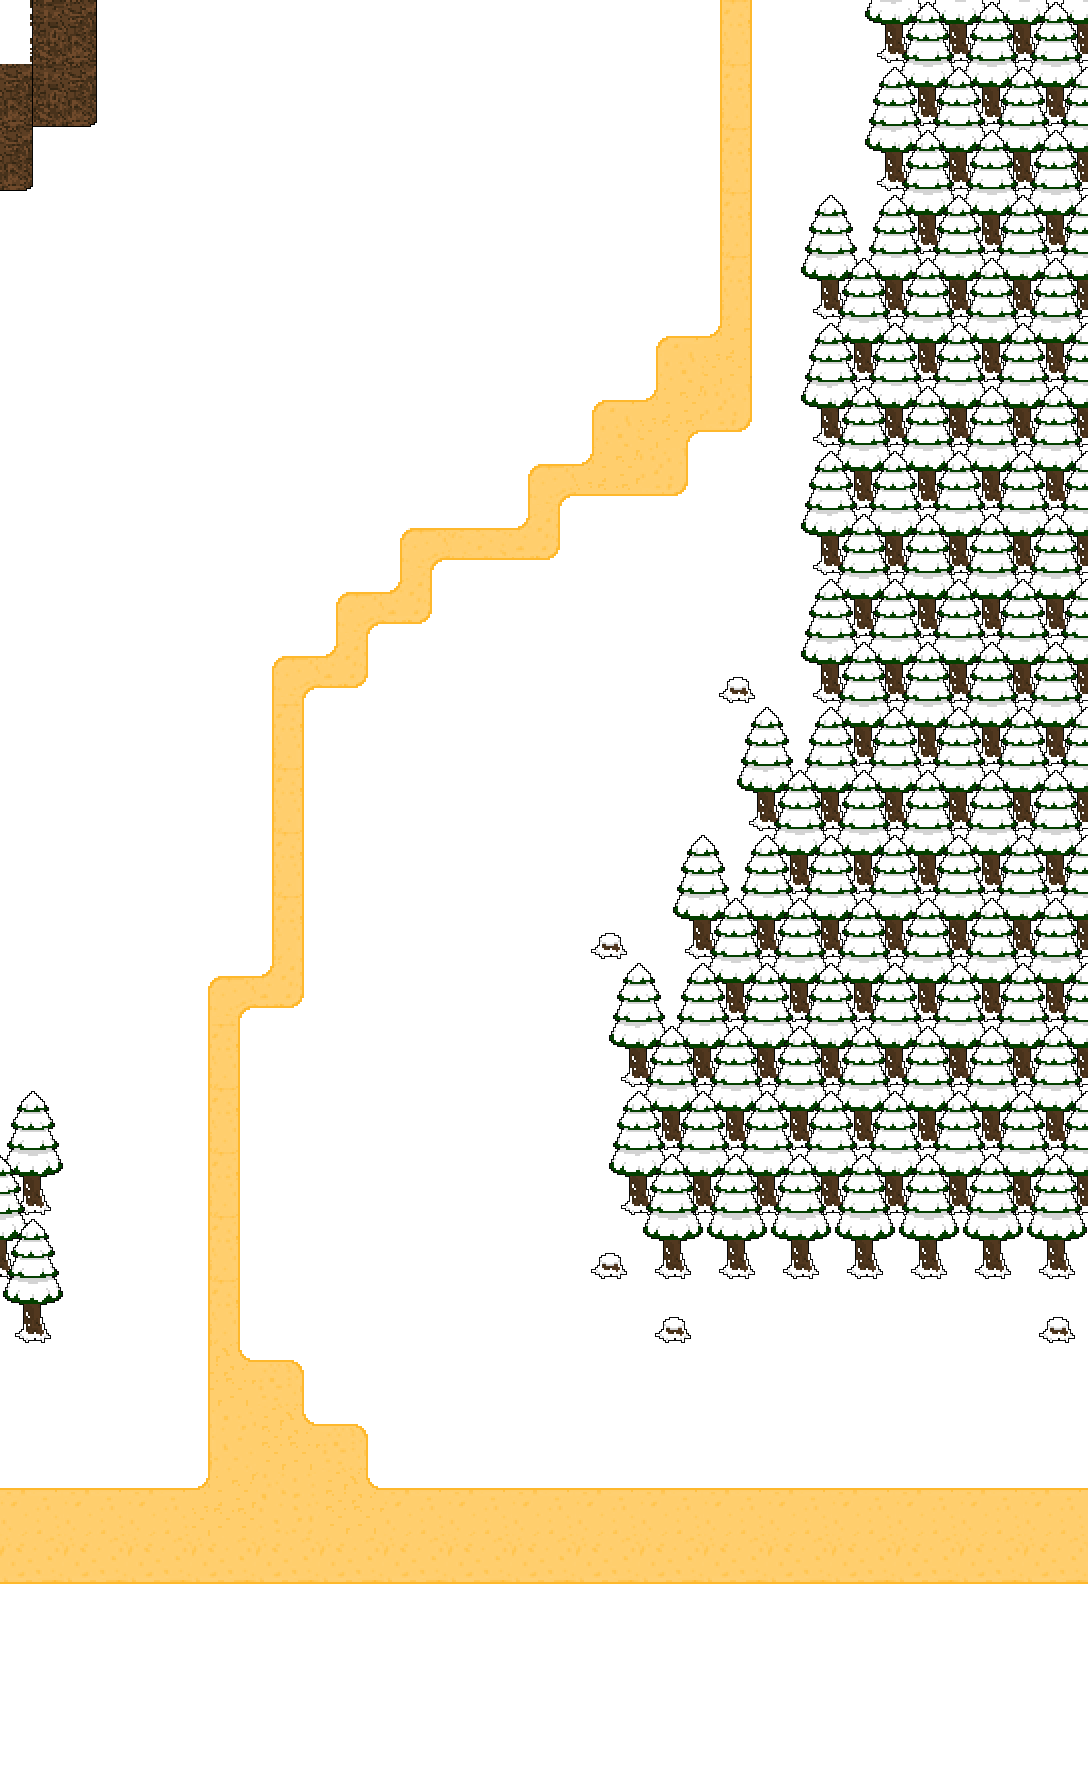

Below is a game level as drawn by its tile map, then a one-line description and the .tmx file that defines it, in full:
An orthogonal 17x28 tile map with 64x64 px tiles, 4 tile layers (Tile Layer 1, Tile Layer 2, Tile Layer 3, Tile Layer 4), 4 tilesets.

<map version="1.0" tiledversion="1.0.1" orientation="orthogonal" renderorder="left-down" width="17" height="28" tilewidth="64" tileheight="64" nextobjectid="1">
 <tileset firstgid="1" source="../Tiled_Tileset/base2.tsx" />
 <tileset firstgid="17" source="../Tiled_Tileset/tree_full.tsx" />
 <tileset firstgid="81" source="../Tiled_Tileset/cliff_full.tsx" />
 <tileset firstgid="105" source="../Tiled_Tileset/base1.tsx" />
 <layer name="Tile Layer 1" width="17" height="28">
  <data encoding="csv">
1,1,1,1,1,1,1,1,1,1,1,108,1,1,1,1,1,
1,1,1,1,1,1,1,1,1,1,1,108,1,1,1,1,1,
1,1,1,1,1,1,1,1,1,1,1,108,1,1,1,1,1,
1,1,1,1,1,1,1,1,1,1,1,108,1,1,1,1,1,
1,1,1,1,1,1,1,1,1,1,1,108,1,1,1,1,1,
1,1,1,1,1,1,1,1,1,1,105,14,1,1,1,1,1,
1,1,1,1,1,1,1,1,1,105,6,115,1,1,1,1,1,
1,1,1,1,1,1,1,1,112,16,115,1,1,1,1,1,1,
1,1,1,1,1,1,112,116,118,1,1,1,1,1,1,1,1,
1,1,1,1,1,112,118,1,1,1,1,1,1,1,1,1,1,
1,1,1,1,112,118,1,1,1,1,1,1,1,1,1,1,1,
1,1,1,1,108,1,1,1,1,1,1,1,1,1,1,1,1,
1,1,1,1,108,1,1,1,1,1,1,1,1,1,1,1,1,
1,1,1,1,108,1,1,1,1,1,1,1,1,1,1,1,1,
1,1,1,1,108,1,1,1,1,1,1,1,1,1,1,1,1,
1,1,1,112,118,1,1,1,1,1,1,1,1,1,1,1,1,
1,1,1,108,1,1,1,1,1,1,1,1,1,1,1,1,1,
1,1,1,108,1,1,1,1,1,1,1,1,1,1,1,1,1,
1,1,1,108,1,1,1,1,1,1,1,1,1,1,1,1,1,
1,1,1,108,1,1,1,1,1,1,1,1,1,1,1,1,1,
1,1,1,108,1,1,1,1,1,1,1,1,1,1,1,1,1,
1,1,1,13,107,1,1,1,1,1,1,1,1,1,1,1,1,
1,1,1,109,7,107,1,1,1,1,1,1,1,1,1,1,1,
106,106,106,8,110,7,106,106,106,106,106,106,106,106,106,106,106,
114,114,114,114,114,114,114,114,114,114,114,114,114,114,114,114,114,
1,1,1,1,1,1,1,1,1,1,1,1,1,1,1,1,1,
1,1,1,1,1,1,1,1,1,1,1,1,1,1,1,1,1,
1,1,1,1,1,1,1,1,1,1,1,1,1,1,1,1,1
</data>
 </layer>
 <layer name="Tile Layer 2" width="17" height="28">
  <data encoding="csv">
0,0,0,0,0,0,0,0,0,0,0,0,0,24,22,22,22,
0,0,0,0,0,0,0,0,0,0,0,0,0,23,30,30,30,
0,0,0,0,0,0,0,0,0,0,0,0,0,24,22,22,22,
0,0,0,0,0,0,0,0,0,0,0,0,23,23,30,30,30,
0,0,0,0,0,0,0,0,0,0,0,0,24,22,22,22,22,
0,0,0,0,0,0,0,0,0,0,0,0,23,30,30,30,30,
0,0,0,0,0,0,0,0,0,0,0,0,24,22,22,22,22,
0,0,0,0,0,0,0,0,0,0,0,0,23,30,30,30,30,
0,0,0,0,0,0,0,0,0,0,0,0,24,22,22,22,22,
0,0,0,0,0,0,0,0,0,0,0,0,23,30,30,30,30,
0,0,0,0,0,0,0,0,0,0,0,33,24,22,22,22,22,
0,0,0,0,0,0,0,0,0,0,0,23,23,30,30,30,30,
0,0,0,0,0,0,0,0,0,0,0,24,22,22,22,22,22,
0,0,0,0,0,0,0,0,0,0,23,23,30,30,30,30,30,
0,0,0,0,0,0,0,0,0,33,24,22,22,22,22,22,22,
0,0,0,0,0,0,0,0,0,23,23,30,30,30,30,30,30,
0,0,0,0,0,0,0,0,0,24,22,22,22,22,22,22,22,
21,0,0,0,0,0,0,0,0,23,30,30,30,30,30,30,30,
29,0,0,0,0,0,0,0,0,24,22,22,22,22,22,22,22,
0,0,0,0,0,0,0,0,0,33,29,29,29,29,29,29,29,
0,0,0,0,0,0,0,0,0,0,33,0,0,0,0,0,33,
0,0,0,0,0,0,0,0,0,0,0,0,0,0,0,0,0,
0,0,0,0,0,0,0,0,0,0,0,0,0,0,0,0,0,
0,0,0,0,0,0,0,0,0,0,0,0,0,0,0,0,0,
0,0,0,0,0,0,0,0,0,0,0,0,0,0,0,0,0,
0,0,0,0,0,0,0,0,0,0,0,0,0,0,0,0,0,
0,0,0,0,0,0,0,0,0,0,0,0,0,0,0,0,0,
0,0,0,0,0,0,0,0,0,0,0,0,0,0,0,0,0
</data>
 </layer>
 <layer name="Tile Layer 3" width="17" height="28">
  <data encoding="csv">
88,87,0,0,0,0,0,0,0,0,0,0,0,0,0,0,0,
103,95,0,0,0,0,0,0,0,0,0,0,0,0,0,0,0,
0,0,0,0,0,0,0,0,0,0,0,0,0,0,0,0,0,
0,0,0,0,0,0,0,0,0,0,0,0,0,31,0,0,0,
0,0,0,0,0,0,0,0,0,0,0,0,0,0,0,0,0,
0,0,0,0,0,0,0,0,0,0,0,0,0,0,0,0,0,
0,0,0,0,0,0,0,0,0,0,0,0,0,0,0,0,0,
0,0,0,0,0,0,0,0,0,0,0,0,0,0,0,0,0,
0,0,0,0,0,0,0,0,0,0,0,0,0,0,0,0,0,
0,0,0,0,0,0,0,0,0,0,0,0,0,0,0,0,0,
0,0,0,0,0,0,0,0,0,0,0,0,0,0,0,0,0,
0,0,0,0,0,0,0,0,0,0,0,0,31,0,0,0,0,
0,0,0,0,0,0,0,0,0,0,0,0,0,0,0,0,0,
0,0,0,0,0,0,0,0,0,0,0,31,0,0,0,0,0,
0,0,0,0,0,0,0,0,0,0,0,0,0,0,0,0,0,
0,0,0,0,0,0,0,0,0,0,31,0,0,0,0,0,0,
0,0,0,0,0,0,0,0,0,0,0,0,0,0,0,0,0,
0,0,0,0,0,0,0,0,0,0,0,0,0,0,0,0,0,
31,0,0,0,0,0,0,0,0,0,0,0,0,0,0,0,0,
32,0,0,0,0,0,0,0,0,0,0,0,0,0,0,0,0,
29,0,0,0,0,0,0,0,0,0,0,0,0,0,0,0,0,
0,0,0,0,0,0,0,0,0,0,0,0,0,0,0,0,0,
0,0,0,0,0,0,0,0,0,0,0,0,0,0,0,0,0,
0,0,0,0,0,0,0,0,0,0,0,0,0,0,0,0,0,
0,0,0,0,0,0,0,0,0,0,0,0,0,0,0,0,0,
0,0,0,0,0,0,0,0,0,0,0,0,0,0,0,0,0,
0,0,0,0,0,0,0,0,0,0,0,0,0,0,0,0,0,
0,0,0,0,0,0,0,0,0,0,0,0,0,0,0,0,0
</data>
 </layer>
 <layer name="Tile Layer 4" width="17" height="28">
  <data encoding="csv">
97,0,0,0,0,0,0,0,0,0,0,0,0,0,0,0,0,
87,0,0,0,0,0,0,0,0,0,0,0,0,0,0,0,0,
95,0,0,0,0,0,0,0,0,0,0,0,0,0,0,0,0,
0,0,0,0,0,0,0,0,0,0,0,0,0,0,0,0,0,
0,0,0,0,0,0,0,0,0,0,0,0,0,0,0,0,0,
0,0,0,0,0,0,0,0,0,0,0,0,0,0,0,0,0,
0,0,0,0,0,0,0,0,0,0,0,0,0,0,0,0,0,
0,0,0,0,0,0,0,0,0,0,0,0,0,0,0,0,0,
0,0,0,0,0,0,0,0,0,0,0,0,0,0,0,0,0,
0,0,0,0,0,0,0,0,0,0,0,0,0,0,0,0,0,
0,0,0,0,0,0,0,0,0,0,0,0,0,0,0,0,0,
0,0,0,0,0,0,0,0,0,0,0,0,0,0,0,0,0,
0,0,0,0,0,0,0,0,0,0,0,0,0,0,0,0,0,
0,0,0,0,0,0,0,0,0,0,0,0,0,0,0,0,0,
0,0,0,0,0,0,0,0,0,0,0,0,0,0,0,0,0,
0,0,0,0,0,0,0,0,0,0,0,0,0,0,0,0,0,
0,0,0,0,0,0,0,0,0,0,0,0,0,0,0,0,0,
0,0,0,0,0,0,0,0,0,0,0,0,0,0,0,0,0,
0,0,0,0,0,0,0,0,0,0,0,0,0,0,0,0,0,
21,0,0,0,0,0,0,0,0,0,0,0,0,0,0,0,0,
29,0,0,0,0,0,0,0,0,0,0,0,0,0,0,0,0,
0,0,0,0,0,0,0,0,0,0,0,0,0,0,0,0,0,
0,0,0,0,0,0,0,0,0,0,0,0,0,0,0,0,0,
0,0,0,0,0,0,0,0,0,0,0,0,0,0,0,0,0,
0,0,0,0,0,0,0,0,0,0,0,0,0,0,0,0,0,
0,0,0,0,0,0,0,0,0,0,0,0,0,0,0,0,0,
0,0,0,0,0,0,0,0,0,0,0,0,0,0,0,0,0,
0,0,0,0,0,0,0,0,0,0,0,0,0,0,0,0,0
</data>
 </layer>
</map>
